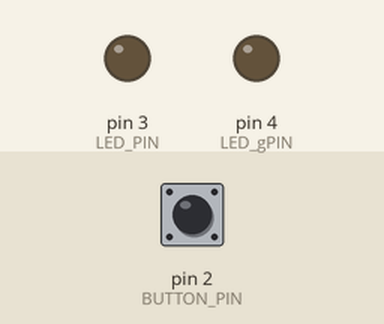
Bench run of a sketch on a simulated Arduino Uno, built with avr-gcc and run on an emulated ATmega328P. Shown: output pins drawn as LEDs (lit = HIGH). Inputs (shaded band) come from the test bench; at power-on: pin 2 (BUTTON_PIN) LOW.

Above: at 1.2 s.
1.3 s: pin 2 (BUTTON_PIN) pulled HIGH for 0.15 s
At 2.6 s:
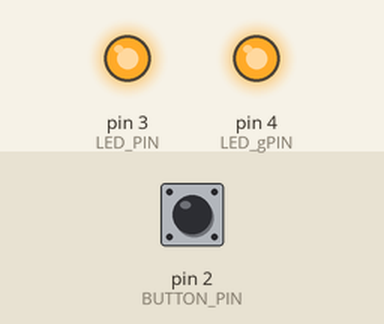
2.9 s: pin 2 (BUTTON_PIN) pulled HIGH for 1 s
At 5.1 s:
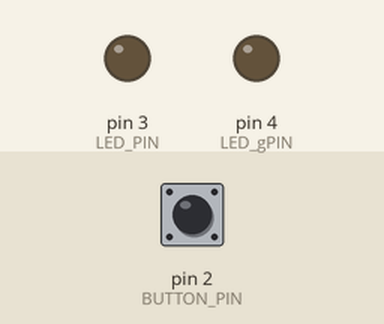
5.4 s: pin 2 (BUTTON_PIN) pulled HIGH for 3.2 s
At 10.0 s:
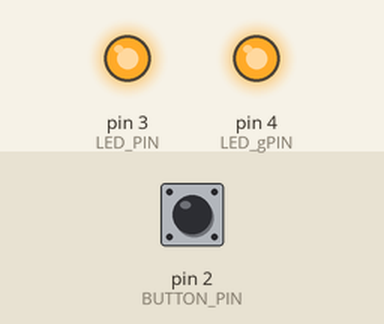
Timing chart, 0 to 11.5 s (numbered marks = the images above; inputs shaded):
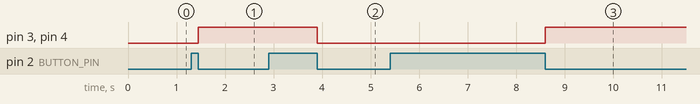

Measured:
- after the input at 1.3 s, pin 3 (LED_PIN), pin 4 (LED_gPIN): LOW → HIGH after 0.15 s
- after the input at 2.9 s, pin 3 (LED_PIN), pin 4 (LED_gPIN): HIGH → LOW after 1.0 s
- after the input at 5.4 s, pin 3 (LED_PIN), pin 4 (LED_gPIN): LOW → HIGH after 3.2 s

The sketch:

hold-on-off-led.ino
```cpp
const int BUTTON_PIN = 2;     // Pushbutton Input to Pin No.2
const int LED_PIN =  3;		  // Output LED to Pin No. 3
const int LED_gPIN =  4;


byte lastButtonState = LOW;
byte ledState = LOW;

void setup() {
  pinMode(LED_PIN, OUTPUT);
  pinMode(BUTTON_PIN, INPUT);
  pinMode(LED_gPIN, OUTPUT);
}

void loop() {
  byte buttonState = digitalRead(BUTTON_PIN);
  if (buttonState != lastButtonState) {
    lastButtonState = buttonState;
    if (buttonState == LOW) {
      ledState = (ledState == HIGH) ? LOW: HIGH;
      digitalWrite(LED_PIN, ledState);
      digitalWrite(LED_gPIN, ledState);
    }
  }
}
```
